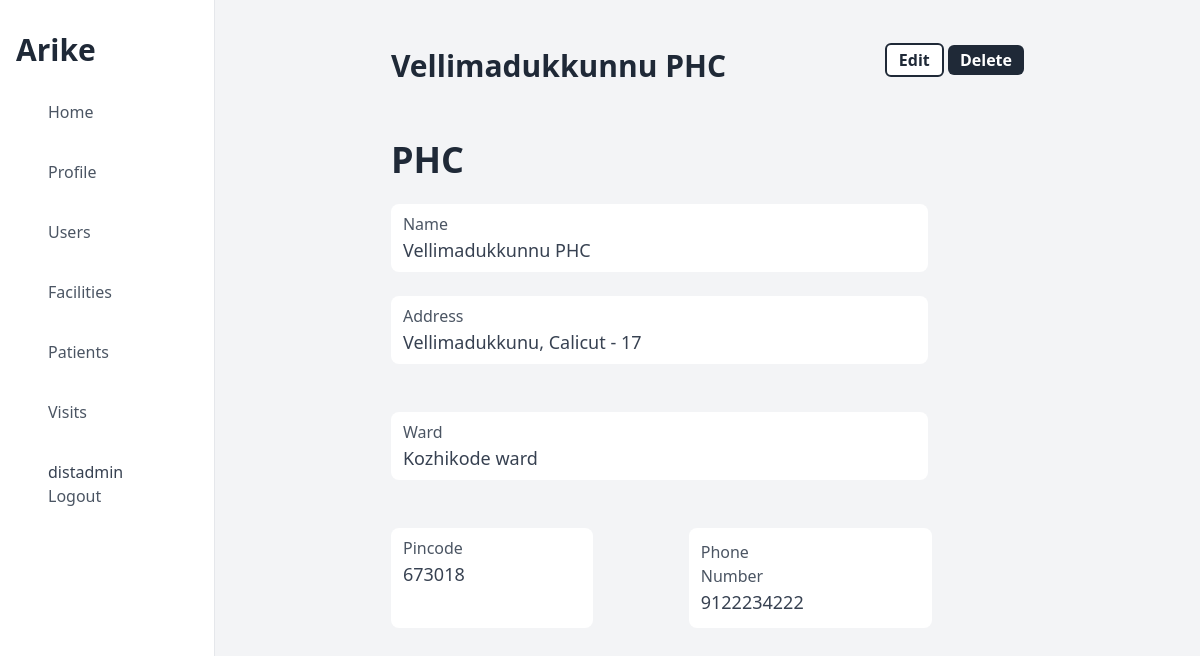
Page /detail/facility/4 (signed in) on the committed database.
### apps/models.py (models this page shows, shortened)
class CustomUser(AbstractUser):
    full_name = models.CharField(max_length=150, blank=True)
    role = models.CharField(choices=USER_ROLES, max_length=20, blank=False)
    phone = models.CharField(max_length=14, validators=[phone_number_regex])
    is_verified = models.BooleanField(default=False)
    district = models.ForeignKey(
        District, on_delete=models.PROTECT, blank=True, null=True
    )
    facility = models.ForeignKey(
        Facility, on_delete=models.PROTECT, blank=True, null=True
    )
    schedule_alert_time = models.DateTimeField(null=True)
    created_at = models.DateTimeField(auto_now_add=True)
    updated_at = models.DateTimeField(auto_now=True)
    deleted = models.BooleanField(default=False)

class Facility(models.Model):
    kind = models.CharField(max_length=10, choices=FACILITY_KIND)
    name = models.CharField(max_length=35)
    address = models.TextField(default="")
    pincode = models.CharField(max_length=6)
    phone = models.CharField(max_length=14, validators=[phone_number_regex])
    ward = models.ForeignKey(Ward, on_delete=models.PROTECT)
    created_at = models.DateTimeField(auto_now_add=True)
    updated_at = models.DateTimeField(auto_now=True)
    deleted = models.BooleanField(default=False)

class Ward(models.Model):
    name = models.CharField(max_length=30)
    number = models.CharField(max_length=30)
    lsg = models.ForeignKey(Lsgbody, on_delete=models.PROTECT)
    created_at = models.DateTimeField(auto_now_add=True)
    updated_at = models.DateTimeField(auto_now=True)
    deleted = models.BooleanField(default=False)
    def __str__(self):
        return self.name

### apps/views.py (the view)
# urls.py: path("detail/facility/<pk>", FacilityDetailView.as_view()),
class FacilityDetailView(LoginRequiredMixin, UserPermissionMixin, DetailView):
    permission_required = "District Admin"
    model = Facility
    template_name = "Facility/detail.html"

### apps/Mixin.py (called while the page is built)
    def has_permission(self):
        perms = self.get_permission_required()
        if self.request.user.role in perms:
            return True
        else:
            return False

### templates/Facility/detail.html
{% extends "base_dashboard.html" %}
{% block content %}
    <div class="flex justify-between  my-8">
        <h1 class="text-3xl font-bold text-gray-800">{{ object.name }}</h1>
        <div>
            <a class="bg-white text-gray-800 font-bold text-1xl px-3 py-1 rounded-md text-center border-2 border-gray-800" href="/update/facility/{{ object.id }}">Edit</a>
            <a class="bg-gray-800 text-white font-bold text-1xl px-3 py-1 rounded-md text-center" href="/delete/facility/{{ object.id }}">Delete</a>
        </div>
    </div>
    <div class="flex flex-col">
        <h1 class="text-gray-800 font-semibold text-4xl my-6">{{ object.kind }}</h1>
        <div class="bg-white pr-32 pl-3 py-2 rounded-lg mr-24">
            <p class="text-gray-600 font-light text-md">Name </p>
            <p class="text-gray-700 font-regular text-lg">{{ object.name }}</p>
        </div>
        <div class="bg-white pr-32 pl-3 py-2 rounded-lg mr-24 my-6">
            <p class="text-gray-600 font-light text-md">Address </p>
            <p class="text-gray-700 font-regular text-lg">{{ object.address }}</p>
        </div>
        <div class="bg-white pr-32 pl-3 py-2 rounded-lg mr-24 my-6">
            <p class="text-gray-600 font-light text-md">Ward</p>
            <p class="text-gray-700 font-regular text-lg">{{ object.ward }}</p>
        </div>
        <div class="flex flex-row justify-start my-6 ">
            <div class="bg-white pr-32 pl-3 py-2 rounded-lg mr-24">
                <p class="text-gray-600 font-light text-md">Pincode </p>
                <p class="text-gray-700 font-regular text-lg">{{ object.pincode }}</p>
            </div>
            <div class="bg-white pr-32 pl-3 py-3 rounded-lg mr-24">
                <p class="text-gray-600 font-light text-md">Phone Number </p>
                <p class="text-gray-700 font-regular text-lg">{{ object.phone }}</p>
            </div>
        </div>
    </div>
{% endblock content %}

### templates/base_dashboard.html (shortened to what this page needs)
{% load static tailwind_tags %}
<!DOCTYPE html>
<html lang="en">
<head>
    {% tailwind_css %}
    <script src="https://cdn.tailwindcss.com"></script>
</head>
<body>
    <div class="flex">
        <div class="flex flex-col w-64 h-screen px-4 py-8 overflow-y-auto border-r">
        <h2 class="text-3xl font-semibold text-left text-gray-800">Arike</h2>
        <div class="flex flex-col justify-between mt-6">
            <aside>
            <ul>
                <li>
                <a class="flex items-center px-4 py-2 text-gray-600 rounded-md  hover:bg-gray-200 {% if request.path == '/' %} text-white bg-gray-700 {% endif %}" href="/">
                    <span class="mx-4 font-medium">Home</span>
                </a>
                </li>
                <li>
                    <a class="flex items-center px-4 py-2 mt-5 text-gray-600 rounded-md hover:bg-gray-200 {% if '/detail/user/' in request.path %} text-white bg-gray-700 {% endif %}" href="/detail/user/{{ request.user.id }}">
                        <span class="mx-4 font-medium">Profile </span>
                    </a>
                </li>
                {% if request.user.role == "District Admin" %}
                <li>
                <a class="flex items-center px-4 py-2 mt-5 text-gray-600 rounded-md hover:bg-gray-200 {% if '/list/users' in request.path %} text-white bg-gray-700 {% endif %}" href="/list/users">
                    <span class="mx-4 font-medium">Users</span>
                </a>
                </li>
                {% endif %}
                {% if request.user.role == "District Admin" %}
                <li>
                    <a class="flex items-center px-4 py-2 mt-5 text-gray-600 rounded-md hover:bg-gray-200 {% if '/list/facility' in request.path %} text-white bg-gray-700 {% endif %}" href="/list/facility">
                        <span class="mx-4 font-medium">Facilities </span>
                    </a>
                </li>
                {% endif %}
                <li>
                    <a class="flex items-center px-4 py-2 mt-5 text-gray-600 rounded-md hover:bg-gray-200 {% if '/list/patient' in request.path %} text-white bg-gray-700 {% endif %}" href="/list/patient">
                        <span class="mx-4 font-medium">Patients </span>
                    </a>
                </li>
                <li>
                    <a class="flex items-center px-4 py-2 mt-5 text-gray-600 rounded-md hover:bg-gray-200 {% if '/list/visitschedule' in request.path %} text-white bg-gray-700 {% endif %}" href="/list/visitschedule">
                        <span class="mx-4 font-medium">Visits </span>
                    </a>
                </li>
                <li>
                    <a class="flex flex-col items-start px-4 py-2 mt-5 text-gray-600 rounded-md hover:bg-gray-200" href="/logout">
                        <span class="mx-4 text-gray-700 font-medium">{{ request.user }}</span>
                        <span class="mx-4 font-medium">Logout </span>
                    </a>
                </li>
            </ul>
            </aside>
        </div>
        </div>
        <div class="w-screen h-screen p-4  overflow-y-auto bg-gray-100">
        <div class="flex flex-col px-40">
            {% block content %}
            {% endblock content %}
        </div>
    </div>
</body>
</html>

### rows in the picture
CustomUser: user "distadmin"
Facility: name "Vellimadukkunnu PHC", kind "PHC", address "Vellimadukkunu, Calicut - 17", ward "Kozhikode ward", pincode "673018", phone "9122234222"
